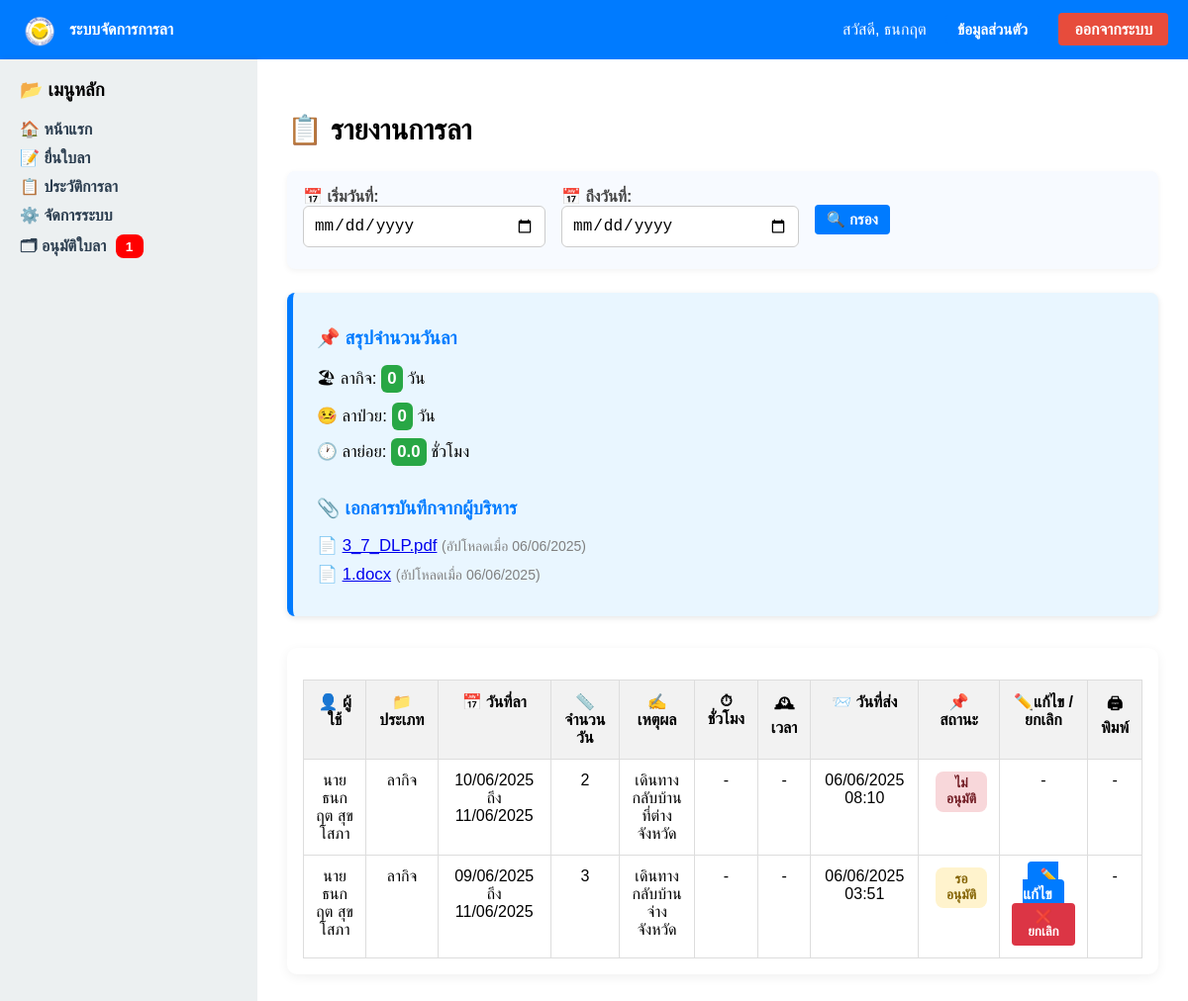
/report (signed in), run on the app's committed database.
### app.py (models this page shows)
class User(db.Model, UserMixin):
    id = db.Column(db.Integer, primary_key=True)
    username = db.Column(db.String(80), unique=True, nullable=False)
    password = db.Column(db.String(255), nullable=False)
    role = db.Column(db.String(20), default='staff')
    prefix = db.Column(db.String(20))  # 👈 เพิ่มคำนำหน้า เช่น นาย นางสาว
    first_name = db.Column(db.String(100))
    last_name = db.Column(db.String(100))
    position = db.Column(db.String(100))  # 👈 เพิ่มตำแหน่ง เช่น ครู เจ้าหน้าที่
    department = db.Column(db.String(100))

class UserNote(db.Model):
    id = db.Column(db.Integer, primary_key=True)
    user_id = db.Column(db.Integer, db.ForeignKey('user.id'))
    filename = db.Column(db.String(255))
    filepath = db.Column(db.String(255))
    uploaded_at = db.Column(db.DateTime, default=datetime.utcnow)
    user = db.relationship("User", backref="notes")

class LeaveRequest(db.Model):
    id = db.Column(db.Integer, primary_key=True)
    username = db.Column(db.String(80), db.ForeignKey('user.username'), nullable=False)
    leave_type = db.Column(db.String(20), nullable=False)
    start_date = db.Column(db.Date, nullable=True)
    end_date = db.Column(db.Date, nullable=True)
    date = db.Column(db.Date, nullable=True)
    reason = db.Column(db.String(200), nullable=True)
    time_from = db.Column(db.String(10), nullable=True)
    time_to = db.Column(db.String(10), nullable=True)
    hours = db.Column(db.Float, nullable=True)
    submitted_at = db.Column(db.DateTime, default=datetime.utcnow)
    status = db.Column(db.String(20), default='รออนุมัติ')
    contact_info = db.Column(db.String(255), nullable=True)
    user = relationship('User', backref='leaves')

### app.py (the view, shortened to what this page needs)
@app.route('/report')
@login_required
def report():
    start_date_str = request.args.get('start_date')
    end_date_str = request.args.get('end_date')
    query = LeaveRequest.query.filter_by(username=current_user.username)
    leaves = query.order_by(LeaveRequest.submitted_at.desc()).all()
    summary = {'ลากิจ': 0, 'ลาป่วย': 0, 'ลาย่อย': 0.0}
    for leave in leaves:
        if leave.leave_type == 'ลาย่อย' and leave.date:
            leave.leave_days = 1
        elif leave.start_date and leave.end_date:
            leave.leave_days = (leave.end_date - leave.start_date).days + 1
        else:
            leave.leave_days = 0
        if leave.status == 'อนุมัติ':
            if leave.leave_type == 'ลาย่อย':
                summary['ลาย่อย'] += leave.hours or 0
            else:
                summary[leave.leave_type] += leave.leave_days
    notes = UserNote.query.filter_by(user_id=current_user.id).order_by(UserNote.uploaded_at.desc()).all()
    return render_template(
        'report.html',
        leaves=leaves,
        summary=summary,
        start_date=start_date_str,
        end_date=end_date_str,
        notes=notes
    )

### app.py (called while the page is built)
@login_manager.user_loader
def load_user(user_id):
    return User.query.get(int(user_id))

@app.context_processor
def inject_pending_count():
    if current_user.is_authenticated:
        if current_user.role == 'admin':
            if current_user.position in ['ผู้อำนวยการ', 'ผู้รับใบอนุญาต']:
                count = LeaveRequest.query.filter_by(status='รออนุมัติ').count()
            else:
                count = LeaveRequest.query.join(User, LeaveRequest.username == User.username) \
                    .filter(LeaveRequest.status == 'รออนุมัติ') \
                    .filter(User.department == current_user.department) \
                    .count()
            return dict(pending_count=count)
    return dict(pending_count=0)

@app.context_processor
def inject_user():
    if current_user.is_authenticated:
        return dict(current_user=current_user)
    return dict(current_user=None)

### templates/report.html (shortened to what this page needs)
{% extends 'base.html' %}
{% block content %}
<h2 class="report-title">📋 รายงานการลา</h2>
<div class="filter-box">
  <form method="get" action="{{ url_for('report') }}" class="filter-form">
    <label>📅 เริ่มวันที่:
      <input type="date" name="start_date" value="{{ start_date }}">
    </label>
    <label>📅 ถึงวันที่:
      <input type="date" name="end_date" value="{{ end_date }}">
    </label>
    <button type="submit" class="btn-blue">🔍 กรอง</button>
  </form>
</div>
<div class="summary-box">
  <h3>📌 สรุปจำนวนวันลา</h3>
  <ul>
    <li>🏖 ลากิจ:
      <span class="highlight
        {% if summary['ลากิจ'] >= 10 %}danger
        {% elif summary['ลากิจ'] >= 6 %}warning
        {% else %}normal{% endif %}">
        {{ summary['ลากิจ'] }}
      </span>  วัน
    </li>
    <li>🤒 ลาป่วย:
      <span class="highlight
        {% if summary['ลาป่วย'] >= 10 %}danger
        {% elif summary['ลาป่วย'] >= 6 %}warning
        {% else %}normal{% endif %}">
        {{ summary['ลาป่วย'] }}
      </span>  วัน
    </li>
    <li>🕐 ลาย่อย:
      <span class="highlight
        {% if summary['ลาย่อย'] >= 10 %}danger
        {% elif summary['ลาย่อย'] >= 6 %}warning
        {% else %}normal{% endif %}">
        {{ "%.1f"|format(summary['ลาย่อย']) }}
      </span>  ชั่วโมง
    </li>
  </ul>
  {% if notes %}
    <div class="note-section" style="margin-top: 2em;">
      <h3>📎 เอกสารบันทึกจากผู้บริหาร</h3>
      <ul>
        {% for note in notes %}
          <li>
            📄 <a href="{{ url_for('static', filename=note.filepath) }}" target="_blank">{{ note.filename }}</a>
            <small style="color: gray;">(อัปโหลดเมื่อ {{ note.uploaded_at.strftime('%d/%m/%Y') }})</small>
          </li>
        {% endfor %}
      </ul>
    </div>
  {% endif %}
</div>
<div class="table-container">
  <table class="leave-table">
    <thead>
      <tr>
        <th>👤 ผู้ใช้</th>
        <th>📁 ประเภท</th>
        <th>📅 วันที่ลา</th>
        <th>📏 จำนวนวัน</th>
        <th>✍️ เหตุผล</th>
        <th>⏱ ชั่วโมง</th>
        <th>🕰 เวลา</th>
        <th>📨 วันที่ส่ง</th>
        <th>📌 สถานะ</th>
        <th>✏️แก้ไข / ยกเลิก</th>
        <th>🖨 พิมพ์</th>
      </tr>
    </thead>
    <tbody>
      {% for leave in leaves %}
      <tr>
        <td>{{ leave.user.prefix }}{{ leave.user.first_name }} {{ leave.user.last_name }}</td>
        <td>{{ leave.leave_type }}</td>
        <td>
          {% if leave.leave_type == 'ลาย่อย' and leave.date %}
            {{ leave.date.strftime('%d/%m/%Y') }}
          {% elif leave.start_date and leave.end_date %}
            {{ leave.start_date.strftime('%d/%m/%Y') }} ถึง {{ leave.end_date.strftime('%d/%m/%Y') }}
          {% else %}
            -
          {% endif %}
        </td>
        <td>{{ leave.leave_days }}</td>
        <td>{{ leave.reason }}</td>
        <td>
          {% if leave.leave_type == 'ลาย่อย' %}
            {{ leave.hours or '-' }}
          {% else %}
            -
          {% endif %}
        </td>
        <td>
          {% if leave.leave_type == 'ลาย่อย' %}
            {{ leave.time_from }} - {{ leave.time_to }}
          {% else %}
            -
          {% endif %}
        </td>
        <td>{{ leave.submitted_at.strftime('%d/%m/%Y %H:%M') if leave.submitted_at else '-' }}</td>
        <td>
          {% if leave.status == 'รออนุมัติ' %}
            <span class="badge pending">รออนุมัติ</span>
          {% elif leave.status == 'ไม่อนุมัติ' %}
            <span class="badge rejected">ไม่อนุมัติ</span>
          {% else %}
            <span class="badge approved">อนุมัติแล้ว</span>
          {% endif %}
        </td>
        <td>
          {% if leave.status == 'รออนุมัติ' %}
            <a href="{{ url_for('edit_leave', leave_id=leave.id) }}" class="btn-blue">✏️ แก้ไข</a>
            <form action="{{ url_for('cancel_leave', leave_id=leave.id) }}" method="POST" style="display:inline;">
              <button type="submit" class="btn-red" onclick="return confirm('คุณแน่ใจหรือไม่ว่าต้องการยกเลิกใบลานี้?')">❌ ยกเลิก</button>
            </form>
          {% else %}
            -
          {% endif %}
        </td>
        <td>
          {% if leave.leave_type != 'ลาย่อย' and leave.status == 'อนุมัติ' %}
            <a href="{{ url_for('print_leave_form', leave_id=leave.id) }}" class="btn-blue">🖨</a>
          {% else %}
            -
          {% endif %}
        </td>
      </tr>
      {% else %}
      <tr>
        <td colspan="10" class="no-data">ไม่มีข้อมูลการลาในช่วงเวลานี้</td>
      </tr>
      {% endfor %}
    </tbody>
  </table>
</div>
{% endblock %}

### templates/base.html (shortened to what this page needs)
<!DOCTYPE html>
<html lang="th">
<head>
  <link rel="stylesheet" href="{{ url_for('static', filename='style.css') }}">
</head>
<body>
<div class="navbar">
  <div class="navbar-left">
  <img src="{{ url_for('static', filename='images/school_logo.png') }}" alt="โลโก้โรงเรียน" style="height: 40px; vertical-align: middle; margin-right: 10px;">
  <strong>ระบบจัดการการลา</strong>
  </div>
  <div class="navbar-right">
    {% if session.get('username') %}
      สวัสดี, {{ current_user.first_name or session['username'] }}
      {% if session['username'] %}
      <a href="{{ url_for('profile') }}" class="btn-blue">ข้อมูลส่วนตัว</a>
      {% endif %}
      <a href="{{ url_for('logout') }}" class="logout-button">ออกจากระบบ</a>
    {% else %}
      <a href="{{ url_for('login') }}">เข้าสู่ระบบ</a>
    {% endif %}
  </div>
</div>
<div class="layout-container">
  <div class="sidebar">
    <h3>📂 เมนูหลัก</h3>
    <ul class="menu-list">
      <li><a href="{{ url_for('home') }}">🏠 หน้าแรก</a></li>
      <li><a href="{{ url_for('leave') }}">📝 ยื่นใบลา</a></li>
      <li><a href="{{ url_for('report') }}">📋 ประวัติการลา</a></li>
      {% if session.get('role') == 'admin' %}
        <li><a href="{{ url_for('admin_dashboard') }}">⚙️ จัดการระบบ</a></li>
        <li><a href="{{ url_for('admin_leaves') }}"> 🗂 อนุมัติใบลา
          {% if pending_count > 0 %}
            <span class="badge">{{ pending_count }}</span>
          {% endif %}</a>
        </li>
      {% endif %}
    </ul>
  </div>
  <div class="main-content">
    {% block content %}{% endblock %}
  </div>
</div>
</body>
</html>

### static/style.css (style rules this page uses)
body { font-family: sans-serif; background-color: #f3f4f6; margin: 0; }
.navbar { background-color: #1e3a8a; color: white; padding: 1rem 2rem; display: flex; justify-content: space-between; align-items: center; }
.sidebar { width: 200px; background-color: #f9fafb; padding: 1rem; }
.summary-box { background-color: white; border-radius: 12px; box-shadow: 0 2px 6px rgba(0,0,0,0.1); padding: 1rem; flex: 1; }
table { width: 100%; border-collapse: collapse; }
th, td { padding: 0.5rem; border-bottom: 1px solid #ddd; }
body { font-family: Arial, sans-serif; margin: 0; background-color: #f8f8f8; }
.navbar { display: flex; justify-content: space-between; background-color: #2c3e50; color: #fff; padding: 15px 20px; }
.navbar a { color: #fff; text-decoration: none; margin-left: 15px; }
.layout-container { display: flex; min-height: 90vh; }
.sidebar { width: 220px; background-color: #ecf0f1; padding: 20px; box-shadow: 2px 0 5px rgba(0,0,0,0.1); }
.sidebar h3 { margin-top: 0; }
.menu-list { list-style: none; padding: 0; margin-top: 10px; }
.menu-list li { margin-bottom: 10px; }
.menu-list a { text-decoration: none; color: #2c3e50; font-weight: bold; }
.main-content { flex: 1; padding: 30px; background-color: #fff; }
.logout-button { background-color: #e74c3c; color: white; padding: 8px 16px; text-decoration: none; border-radius: 4px; font-weight: bold; }
label { display: block; margin-bottom: 6px; font-weight: bold; color: #444; }
input[type="date"], input[type="time"], input[type="number"], select, textarea { width: 100%; padding: 10px; font-size: 1rem; border: 1px solid #ccc; border-radius: 6px; box-sizing: border-box; }
.leave-table { width: 100%; border-collapse: collapse; margin-top: 1rem; }
.leave-table th, .leave-table td { border: 1px solid #ddd; padding: 8px; text-align: center; }
.leave-table th { background-color: #f2f2f2; font-weight: bold; }
.btn-blue { background-color: #3498db; color: white; padding: 8px 16px; border: none; border-radius: 6px; text-decoration: none; font-size: 14px; cursor: pointer; }
th, td { padding: 10px; text-align: left; vertical-align: top; }
.leave-table { width: 100%; border-collapse: collapse; }
.leave-table th, .leave-table td { padding: 10px; text-align: center; }
.navbar { display: flex; justify-content: space-between; align-items: center; background-color: #007BFF; color: white; padding: 10px 20px; }
.navbar-left { display: flex; align-items: center; }
.btn-red { background-color: #dc3545; color: white; padding: 6px 12px; border: none; border-radius: 4px; font-weight: bold; }
.badge { background-color: red; color: white; padding: 2px 6px; font-size: 0.8rem; border-radius: 10px; margin-left: 5px; }
.highlight { font-weight: bold; padding: 2px 4px; border-radius: 6px; color: white; }
.highlight.normal { background-color: #28a745; }

### templates/report.html (style rules this page uses)
.report-title { font-size: 1.8rem; margin-bottom: 1.5rem; }
.filter-box { margin-bottom: 1.5rem; background: #f7faff; padding: 1rem; border-radius: 8px; box-shadow: 0 2px 6px rgba(0,0,0,0.05); }
.filter-form { display: flex; gap: 1rem; align-items: center; flex-wrap: wrap; }
.summary-box { background: #e9f6ff; padding: 1rem 1.5rem; margin: 1rem 0 2rem; border-left: 6px solid #007BFF; border-radius: 8px; }
.summary-box h3 { margin-bottom: 0.5rem; color: #007BFF; }
.summary-box ul { list-style: none; padding-left: 0; }
.summary-box li { margin: 0.5rem 0; font-size: 1.05rem; }
.table-container { overflow-x: auto; background: white; padding: 1rem; border-radius: 10px; box-shadow: 0 3px 12px rgba(0,0,0,0.06); }
.leave-table { width: 100%; border-collapse: collapse; }
.leave-table th, .leave-table td { padding: 12px; text-align: center; border-bottom: 1px solid #ddd; }
.leave-table thead { background: #f0f4f8; font-weight: bold; }
.btn-blue { background-color: #007BFF; color: white; border: none; padding: 6px 12px; border-radius: 4px; text-decoration: none; font-weight: bold; font-size: 0.95rem; }
.badge { display: inline-block; padding: 0.35em 0.75em; font-size: 0.85em; border-radius: 8px; font-weight: bold; }
.badge.pending { background-color: #fff3cd; color: #856404; }
.badge.rejected { background-color: #f8d7da; color: #721c24; }
.highlight { font-weight: bold; padding: 4px 6px; border-radius: 6px; color: white; display: inline-block; }
.highlight.normal { background-color: #28a745; }

### data on the page
User: first_name "ธนกฤต"
UserNote: filename "3_7_DLP.pdf", uploaded_at "06/06/2025"
UserNote: filename "1.docx", uploaded_at "06/06/2025"
LeaveRequest: user.prefix "นาย", user.first_name "ธนกฤต", user.last_name "สุขโสภา", leave_type "ลากิจ", start_date "10/06/2025", end_date "11/06/2025", leave_days "2", reason "เดินทางกลับบ้านที่ต่างจังหวัด", submitted_at "06/06/2025 08:10", status "ไม่อนุมัติ"
LeaveRequest: user.prefix "นาย", user.first_name "ธนกฤต", user.last_name "สุขโสภา", leave_type "ลากิจ", start_date "09/06/2025", end_date "11/06/2025", leave_days "3", reason "เดินทางกลับบ้านจ่างจังหวัด", submitted_at "06/06/2025 03:51", status "รออนุมัติ"

### other printed values
{{ pending_count }} "1"
{{ summary['ลากิจ'] }} "0"
{{ summary['ลาป่วย'] }} "0"
{{ "%.1f"|format(summary['ลาย่อย']) }} "0.0"
